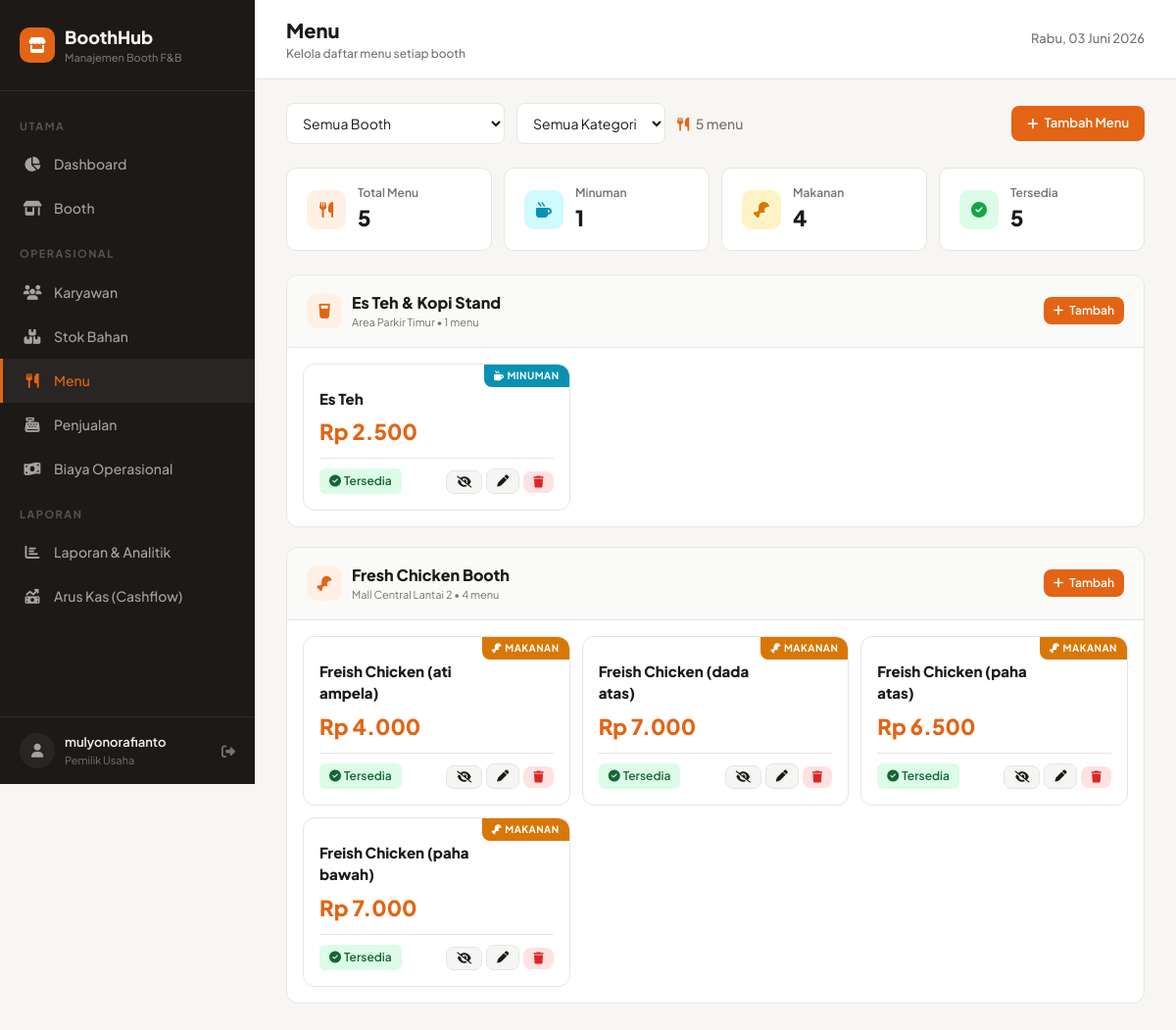
The page /menu/ (signed in) on the database its author committed.
### boothapp/models.py (models this page shows, shortened)
class Booth(models.Model):
    TIPE_CHOICES = [
        ('minuman', 'Minuman'),
        ('makanan', 'Makanan'),
        ('campuran', 'Campuran'),
    ]
    STATUS_CHOICES = [
        ('active', 'Aktif'),
        ('inactive', 'Nonaktif'),
    ]
    ICON_CHOICES = [
        ('fa-mug-hot', 'Kopi/Minuman'),
        ('fa-drumstick-bite', 'Ayam/Makanan'),
        ('fa-blender', 'Smoothie'),
        ('fa-glass-water', 'Es Teh'),
        ('fa-ice-cream', 'Dessert'),
        ('fa-utensils', 'Restoran'),
    ]
    name = models.CharField(max_length=200, verbose_name='Nama Booth')
    location = models.CharField(max_length=300, verbose_name='Lokasi')
    booth_type = models.CharField(max_length=20, choices=TIPE_CHOICES, verbose_name='Tipe')
    status = models.CharField(max_length=20, choices=STATUS_CHOICES, default='active')
    icon = models.CharField(max_length=50, choices=ICON_CHOICES, default='fa-mug-hot')
    created_at = models.DateTimeField(auto_now_add=True)
    class Meta:
        verbose_name = 'Booth'
        verbose_name_plural = 'Booth'
        ordering = ['name']

class MenuItem(models.Model):
    CATEGORY_CHOICES = [
        ('minuman', 'Minuman'),
        ('makanan', 'Makanan'),
    ]
    booth = models.ForeignKey(Booth, on_delete=models.CASCADE, related_name='menu_items')
    name = models.CharField(max_length=200, verbose_name='Nama Menu')
    price = models.PositiveIntegerField(verbose_name='Harga')
    category = models.CharField(max_length=20, choices=CATEGORY_CHOICES)
    is_available = models.BooleanField(default=True, verbose_name='Tersedia')
    class Meta:
        verbose_name = 'Menu'
        verbose_name_plural = 'Menu'
        ordering = ['name']

### boothapp/views.py (the view)
# urls.py: path('menu/', views.menu_list, name='menu_list'),
@login_required
def menu_list(request):
    booth_id = request.GET.get('booth', 'all')
    category = request.GET.get('category', 'all')
    items = MenuItem.objects.select_related('booth').all()
    if booth_id != 'all':
        items = items.filter(booth_id=int(booth_id))
    if category != 'all':
        items = items.filter(category=category)
    drink_count = items.filter(category='minuman').count()
    food_count = items.filter(category='makanan').count()
    available_count = items.filter(is_available=True).count()
    for item in items:
        item.price_fmt = format_rp(item.price)
    context = {
        'items': items,
        'booths': Booth.objects.all(),
        'selected_booth': booth_id,
        'selected_category': category,
        'drink_count': drink_count,
        'food_count': food_count,
        'available_count': available_count,
    }
    return render(request, 'boothapp/menu_list.html', context)

### templates/boothapp/menu_list.html (shortened to what this page needs)
{% extends 'boothapp/base.html' %}
{% block nav_menu %}active{% endblock %}
{% block page_title %}Menu{% endblock %}
{% block page_subtitle %}Kelola daftar menu setiap booth{% endblock %}
{% block content %}
<div style="display:flex;justify-content:space-between;align-items:center;margin-bottom:24px;flex-wrap:wrap;gap:12px;">
    <div style="display:flex;align-items:center;gap:12px;flex-wrap:wrap;">
        <select class="form-select" style="width:auto;min-width:220px;" id="boothFilter" onchange="filterByBooth()">
            <option value="all" {% if selected_booth == 'all' %}selected{% endif %}>Semua Booth</option>
        </select>
        <select class="form-select" style="width:auto;" id="catFilter" onchange="filterByBooth()">
            <option value="all">Semua Kategori</option>
        </select>
        <span style="font-size:14px;color:var(--muted);font-weight:500;">
            <i class="fas fa-utensils" style="color:var(--accent);margin-right:4px;"></i>
            {{ items|length }} menu
        </span>
    </div>
    <a href="{% url 'boothapp:menu_create' %}" class="btn btn-primary" style="text-decoration:none;">
        <i class="fas fa-plus"></i> Tambah Menu
    </a>
</div>
<div style="display:grid;grid-template-columns:repeat(auto-fit,minmax(180px,1fr));gap:12px;margin-bottom:24px;">
    <div style="padding:16px 20px;background:var(--card);border:1px solid var(--border);border-radius:10px;display:flex;align-items:center;gap:12px;">
        <div style="width:40px;height:40px;border-radius:10px;background:var(--accent-light);display:flex;align-items:center;justify-content:center;">
            <i class="fas fa-utensils" style="color:var(--accent);font-size:16px;"></i>
        </div>
        <div>
            <div style="font-size:12px;color:var(--muted);font-weight:600;">Total Menu</div>
            <div style="font-size:22px;font-weight:900;">{{ items|length }}</div>
        </div>
    </div>
    <div style="padding:16px 20px;background:var(--card);border:1px solid var(--border);border-radius:10px;display:flex;align-items:center;gap:12px;">
        <div style="width:40px;height:40px;border-radius:10px;background:#CFFAFE;display:flex;align-items:center;justify-content:center;">
            <i class="fas fa-mug-hot" style="color:var(--info);font-size:16px;"></i>
        </div>
        <div>
            <div style="font-size:12px;color:var(--muted);font-weight:600;">Minuman</div>
            <div style="font-size:22px;font-weight:900;">{{ drink_count|default:"0" }}</div>
        </div>
    </div>
    <div style="padding:16px 20px;background:var(--card);border:1px solid var(--border);border-radius:10px;display:flex;align-items:center;gap:12px;">
        <div style="width:40px;height:40px;border-radius:10px;background:#FEF3C7;display:flex;align-items:center;justify-content:center;">
            <i class="fas fa-drumstick-bite" style="color:#D97706;font-size:16px;"></i>
        </div>
        <div>
            <div style="font-size:12px;color:var(--muted);font-weight:600;">Makanan</div>
            <div style="font-size:22px;font-weight:900;">{{ food_count|default:"0" }}</div>
        </div>
    </div>
    <div style="padding:16px 20px;background:var(--card);border:1px solid var(--border);border-radius:10px;display:flex;align-items:center;gap:12px;">
        <div style="width:40px;height:40px;border-radius:10px;background:#DCFCE7;display:flex;align-items:center;justify-content:center;">
            <i class="fas fa-check-circle" style="color:var(--success);font-size:16px;"></i>
        </div>
        <div>
            <div style="font-size:12px;color:var(--muted);font-weight:600;">Tersedia</div>
            <div style="font-size:22px;font-weight:900;">{{ available_count|default:"0" }}</div>
        </div>
    </div>
</div>
{% regroup items by booth as booth_menu_list %}
{% for booth_group in booth_menu_list %}
<div class="card" style="margin-bottom:20px;">
    <div class="card-header" style="background:#FAFAF9;">
        <div style="display:flex;align-items:center;gap:10px;">
            <div style="width:36px;height:36px;border-radius:10px;background:var(--accent-light);display:flex;align-items:center;justify-content:center;">
                <i class="fas {{ booth_group.grouper.icon }}" style="color:var(--accent);font-size:15px;"></i>
            </div>
            <div>
                <div style="font-weight:800;font-size:16px;">{{ booth_group.grouper.name }}</div>
                <div style="font-size:11px;color:var(--muted);font-weight:400;">{{ booth_group.grouper.location }} &bull; {{ booth_group.list|length }} menu</div>
            </div>
        </div>
        <a href="{% url 'boothapp:menu_create' %}?booth={{ booth_group.grouper.id }}" class="btn btn-primary btn-sm" style="text-decoration:none;">
            <i class="fas fa-plus"></i> Tambah
        </a>
    </div>
    <div style="padding:16px;">
        <div style="display:grid;grid-template-columns:repeat(auto-fill,minmax(260px,1fr));gap:12px;">
            {% for menu in booth_group.list %}
            <div class="menu-card" id="menu-{{ menu.id }}" style="background:white;border:1px solid var(--border);border-radius:12px;padding:16px;transition:all 0.2s;position:relative;overflow:hidden;{% if not menu.is_available %}opacity:0.6;{% endif %}"
                 onmouseover="this.style.boxShadow='0 4px 12px rgba(0,0,0,0.08)';this.style.borderColor='var(--accent)'"
                 onmouseout="this.style.boxShadow='none';this.style.borderColor='var(--border)'">
                <div style="position:absolute;top:0;right:0;">
                    {% if menu.category == 'minuman' %}
                    <div style="background:var(--info);color:white;font-size:10px;font-weight:700;padding:4px 10px;border-radius:0 12px 0 8px;text-transform:uppercase;letter-spacing:0.5px;">
                        <i class="fas fa-mug-hot" style="margin-right:3px;"></i>Minuman
                    </div>
                    {% else %}
                    <div style="background:#D97706;color:white;font-size:10px;font-weight:700;padding:4px 10px;border-radius:0 12px 0 8px;text-transform:uppercase;letter-spacing:0.5px;">
                        <i class="fas fa-drumstick-bite" style="margin-right:3px;"></i>Makanan
                    </div>
                    {% endif %}
                </div>
                <div style="margin-top:8px;">
                    <div style="font-weight:800;font-size:15px;margin-bottom:6px;padding-right:70px;">{{ menu.name }}</div>
                    <div style="font-size:22px;font-weight:900;color:var(--accent);margin-bottom:10px;">
                        {{ menu.price_fmt }}
                    </div>
                </div>
                <div style="display:flex;justify-content:space-between;align-items:center;padding-top:10px;border-top:1px solid var(--border);">
                    <span class="badge {% if menu.is_available %}badge-success{% else %}badge-muted{% endif %}">
                        {% if menu.is_available %}<i class="fas fa-check-circle" style="margin-right:3px;"></i>Tersedia{% else %}<i class="fas fa-times-circle" style="margin-right:3px;"></i>Habis{% endif %}
                    </span>
                    <div style="display:flex;gap:4px;">
                        <form method="post" action="{% url 'boothapp:menu_toggle' menu.pk %}" style="display:inline;">
                            <button type="submit" class="btn btn-secondary btn-sm" title="{% if menu.is_available %}Tandai Habis{% else %}Tandai Tersedia{% endif %}"
                                    onclick="return confirm('{% if menu.is_available %}Tandai {{ menu.name }} habis?{% else %}Tandai {{ menu.name }} tersedia?{% endif %}');">
                                {% if menu.is_available %}
                                <i class="fas fa-eye-slash"></i>
                                {% else %}
                                <i class="fas fa-eye"></i>
                                {% endif %}
                            </button>
                        </form>
                        <a href="{% url 'boothapp:menu_update' menu.pk %}" class="btn btn-secondary btn-sm" style="text-decoration:none;" title="Edit">
                            <i class="fas fa-pen"></i>
                        </a>
                        <form method="post" action="{% url 'boothapp:menu_delete' menu.pk %}" style="display:inline;" onsubmit="return confirm('Hapus menu {{ menu.name }}?');">
                            <button type="submit" class="btn btn-danger btn-sm" title="Hapus">
                                <i class="fas fa-trash"></i>
                            </button>
                        </form>
                    </div>
                </div>
            </div>
            {% endfor %}
        </div>
    </div>
</div>
{% endfor %}
{% endblock %}

### templates/boothapp/base.html (shortened to what this page needs)
<!DOCTYPE html>
<html lang="id">
<head>
    <script src="https://cdn.tailwindcss.com"></script>
    <link rel="stylesheet" href="https://cdnjs.cloudflare.com/ajax/libs/font-awesome/6.5.1/css/all.min.css">
</head>
<body>
    <aside class="sidebar" id="sidebar">
        <div class="sidebar-brand">
            <div style="display:flex;align-items:center;gap:10px;">
                <div style="width:36px;height:36px;background:var(--accent);border-radius:10px;display:flex;align-items:center;justify-content:center;">
                    <i class="fas fa-store" style="color:white;font-size:16px;"></i>
                </div>
                <div>
                    <div style="color:#F5F5F4;font-weight:800;font-size:18px;">BoothHub</div>
                    <div style="color:#78716C;font-size:11px;font-weight:500;">Manajemen Booth F&B</div>
                </div>
            </div>
        </div>
        <nav class="sidebar-nav">
            <div class="sidebar-section">Utama</div>
            <a href="{% url 'boothapp:dashboard' %}" class="{% block nav_dashboard %}{% endblock %}"><i class="fas fa-chart-pie"></i> Dashboard</a>
            <a href="{% url 'boothapp:booth_list' %}" class="{% block nav_booth %}{% endblock %}"><i class="fas fa-store-alt"></i> Booth</a>
            <div class="sidebar-section">Operasional</div>
            <a href="{% url 'boothapp:employee_list' %}" class="{% block nav_karyawan %}{% endblock %}"><i class="fas fa-users"></i> Karyawan</a>
            <a href="{% url 'boothapp:inventory_list' %}" class="{% block nav_stok %}{% endblock %}"><i class="fas fa-boxes-stacked"></i> Stok Bahan</a>
            <a href="{% url 'boothapp:menu_list' %}" class="{% block nav_menu %}{% endblock %}"><i class="fas fa-utensils"></i> Menu</a>
            <a href="{% url 'boothapp:sale_list' %}" class="{% block nav_penjualan %}{% endblock %}"><i class="fas fa-cash-register"></i> Penjualan</a>
            <a href="{% url 'boothapp:expense_list' %}" class="{% block nav_biaya %}{% endblock %}"><i class="fas fa-money-bill-wave"></i> Biaya Operasional</a>
                       <div class="sidebar-section">Laporan</div>
            <a href="{% url 'boothapp:report' %}" class="{% block nav_laporan %}{% endblock %}"><i class="fas fa-chart-bar"></i> Laporan & Analitik</a>
            <a href="{% url 'boothapp:cashflow_report' %}" class="{% block nav_cashflow %}{% endblock %}"><i class="fas fa-money-bill-trend-up"></i> Arus Kas (Cashflow)</a>
        </nav>
        <div style="padding:16px 20px;border-top:1px solid rgba(255,255,255,0.08);">
            <div style="display:flex;align-items:center;gap:10px;">
                <div style="width:36px;height:36px;background:#292524;border-radius:50%;display:flex;align-items:center;justify-content:center;">
                    <i class="fas fa-user" style="color:#A8A29E;font-size:14px;"></i>
                </div>
                <div style="flex:1;">
                    <div style="color:#F5F5F4;font-size:13px;font-weight:600;">{{ request.user.get_full_name|default:request.user.username }}</div>
                    <div style="color:#78716C;font-size:11px;">Pemilik Usaha</div>
                </div>
                <a href="{% url 'logout' %}" style="color:#78716C;font-size:14px;" title="Logout"><i class="fas fa-sign-out-alt"></i></a>
            </div>
        </div>
    </aside>
    <div class="main-content">
        <div class="topbar">
            <div style="display:flex;align-items:center;gap:12px;">
                <div>
                    <h1 id="pageTitle" style="font-size:20px;font-weight:800;">{% block page_title %}Dashboard{% endblock %}</h1>
                    <p id="pageSubtitle" style="font-size:12px;color:var(--muted);font-weight:500;">{% block page_subtitle %}{% endblock %}</p>
                </div>
            </div>
            <div style="display:flex;align-items:center;gap:12px;">
                <div style="font-size:13px;color:var(--muted);font-weight:500;">{% now "l, d F Y" %}</div>
            </div>
        </div>
        <div style="padding:24px 32px;" class="page-enter">
            {% block content %}{% endblock %}
        </div>
    </div>
</body>
</html>

### rows shown on the page
Booth: grouper.name "Es Teh & Kopi Stand", grouper.location "Area Parkir Timur", list|length "1"
MenuItem: category "minuman" (drawn), name "Es Teh", price_fmt "Rp 2.500", is_available True (drawn)
Booth: grouper.name "Fresh Chicken Booth", grouper.location "Mall Central Lantai 2", list|length "4"
MenuItem: category "makanan" (drawn), name "Freish Chicken (ati ampela)", price_fmt "Rp 4.000", is_available True (drawn)
MenuItem: category "makanan" (drawn), name "Freish Chicken (dada atas)", price_fmt "Rp 7.000", is_available True (drawn)
MenuItem: category "makanan" (drawn), name "Freish Chicken (paha atas)", price_fmt "Rp 6.500", is_available True (drawn)
MenuItem: category "makanan" (drawn), name "Freish Chicken (paha bawah)", price_fmt "Rp 7.000", is_available True (drawn)

### other values the page prints
{{ request.user.get_full_name|default:request.user.username }} "mulyonorafianto"
{{ items|length }} "5"
{{ drink_count|default:"0" }} "1"
{{ food_count|default:"0" }} "4"
{{ available_count|default:"0" }} "5"
